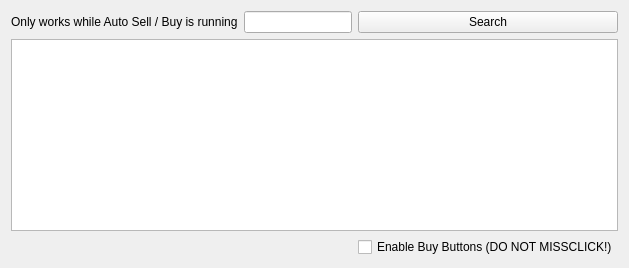
     <widget class="QWidget" name="bazar">
      <attribute name="title">
       <string>Bazar</string>
      </attribute>
      <layout class="QGridLayout" name="gridLayout_16">
       <item row="1" column="1">
        <widget class="QLineEdit" name="bazarSearch"/>
       </item>
       <item row="1" column="2">
        <widget class="QPushButton" name="bazarSearchButton">
         <property name="text">
          <string>Search</string>
         </property>
        </widget>
       </item>
       <item row="3" column="0" colspan="2">
        <spacer name="horizontalSpacer_9">
         <property name="orientation">
          <enum>Qt::Horizontal</enum>
         </property>
         <property name="sizeHint" stdset="0">
          <size>
           <width>40</width>
           <height>20</height>
          </size>
         </property>
        </spacer>
       </item>
       <item row="3" column="2">
        <widget class="QCheckBox" name="enableBuyButtons">
         <property name="text">
          <string>Enable Buy Buttons (DO NOT MISSCLICK!)</string>
         </property>
        </widget>
       </item>
       <item row="2" column="0" colspan="3">
        <widget class="QTableWidget" name="bazarResults"/>
       </item>
       <item row="1" column="0">
        <widget class="QLabel" name="label_4">
         <property name="text">
          <string>Only works while Auto Sell / Buy is running</string>
         </property>
        </widget>
       </item>
      </layout>
     </widget>
